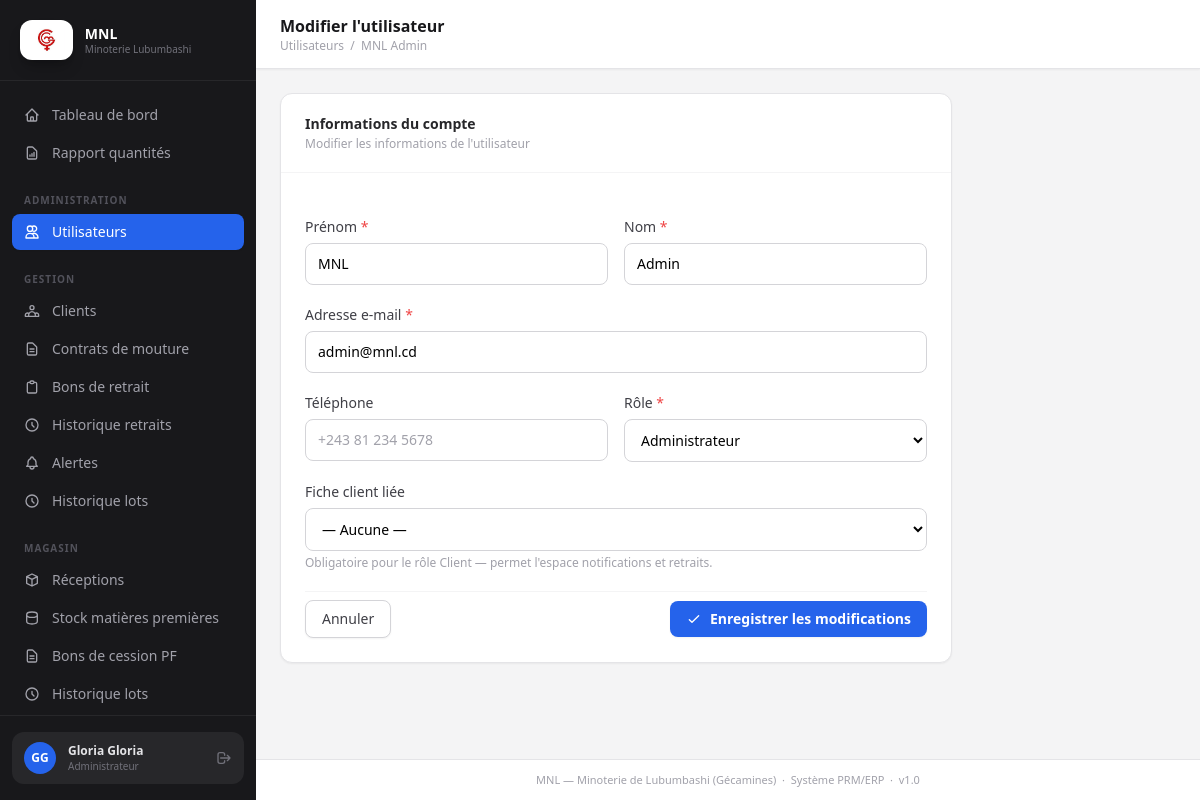
Page /accounts/users/1/edit/ (signed in) on the committed database.
### accounts/models.py (models this page shows, shortened)
class Utilisateur(AbstractUser):
    ROLES = [
        ('ADMIN',       'Administrateur'),
        ('COMPTABLE',   'Comptable'),
        ('MAGASINIER',  'Magasinier'),
        ('LABORANTIN',  'Laborantin'),
        ('MEUNIER',     'Meunier'),
        ('CLIENT',      'Client'),
    ]
    username   = None
    email      = models.EmailField(unique=True)
    nom        = models.CharField(max_length=100)
    prenom     = models.CharField(max_length=100)
    telephone  = models.CharField(max_length=20, blank=True)
    role       = models.CharField(max_length=20, choices=ROLES)
    actif      = models.BooleanField(default=True)
    profil_client = models.OneToOneField(
        'clients.Client', on_delete=models.SET_NULL,
        null=True, blank=True, related_name='compte_utilisateur',
        help_text="Fiche client liée (rôle Client uniquement)",
    )
    USERNAME_FIELD  = 'email'
    REQUIRED_FIELDS = ['nom', 'prenom', 'role']
    objects = UtilisateurManager()
    class Meta:
        verbose_name = 'Utilisateur'
        verbose_name_plural = 'Utilisateurs'
        ordering = ['nom', 'prenom']
    def get_full_name(self):
        return f"{self.prenom} {self.nom}".strip()

### accounts/views.py (the view, shortened to what this page needs)
# urls.py: path('users/<int:pk>/edit/',   views.ModifierUtilisateurView.as_view(), name='user_edit'),
class ModifierUtilisateurView(AdminRequiredMixin, UpdateView):
    model = Utilisateur
    form_class = UtilisateurModifierForm
    template_name = 'accounts/users/form.html'
    success_url = reverse_lazy('accounts:users_list')

### accounts/forms.py
class UtilisateurModifierForm(forms.ModelForm):
    profil_client = forms.ModelChoiceField(
        queryset=Client.objects.order_by('nom', 'prenom'),
        required=False,
        label='Fiche client liée',
    )
    class Meta:
        model = Utilisateur
        fields = ['prenom', 'nom', 'email', 'telephone', 'role', 'profil_client']

### accounts/views.py (called while the page is built)
    def dispatch(self, request, *args, **kwargs):
        if not request.user.is_authenticated or request.user.role != 'ADMIN':
            messages.error(request, "Accès réservé à l'administrateur.")
            return redirect('core:dashboard')
        return super().dispatch(request, *args, **kwargs)

### clients/models.py (called while the page is built)
    def __str__(self):
        return f"{self.nom} {self.prenom}"

### core/context_processors.py (called while the page is built)
def alertes(request):
    if not request.user.is_authenticated:
        return {'alerte_count': 0, 'client_notification_count': 0}
    if request.user.role == 'CLIENT' and request.user.profil_client_id:
        count = NotificationClient.objects.filter(
            client=request.user.profil_client, lu=False,
        ).count()
        return {'alerte_count': count, 'client_notification_count': count}
    count = Alerte.objects.filter(destinataire=request.user, lu=False).count()
    return {'alerte_count': count, 'client_notification_count': 0}

### templates/accounts/users/form.html (shortened to what this page needs)
{% extends 'base.html' %}
{% block page_title %}{% if object %}Modifier l'utilisateur{% else %}Nouvel utilisateur{% endif %}{% endblock %}
{% block breadcrumb %}
<p class="text-xs text-zinc-400">
  <a href="{% url 'accounts:users_list' %}" class="hover:text-zinc-700">Utilisateurs</a>
  &nbsp;/&nbsp; {% if object %}{{ object.get_full_name }}{% else %}Nouveau{% endif %}
</p>
{% endblock %}
{% block content %}
<div class="max-w-2xl">
  <div class="card overflow-hidden">
    <div class="px-6 py-5 border-b border-zinc-100">
      <h2 class="text-sm font-semibold text-zinc-800">Informations du compte</h2>
      <p class="text-xs text-zinc-400 mt-0.5">
        {% if object %}Modifier les informations de l'utilisateur{% else %}Créer un nouveau compte utilisateur{% endif %}
      </p>
    </div>
    <form method="post" class="px-6 py-6 space-y-5">
      <div class="grid grid-cols-2 gap-4">
        <div>
          <label class="form-label" for="{{ form.prenom.id_for_label }}">Prénom <span class="text-red-500">*</span></label>
          <input type="text" name="prenom" id="{{ form.prenom.id_for_label }}"
            value="{{ form.prenom.value|default:'' }}"
            class="form-input {% if form.prenom.errors %}border-red-400 focus:ring-red-400{% endif %}"
            placeholder="Jean" autocomplete="given-name">
        </div>
        <div>
          <label class="form-label" for="{{ form.nom.id_for_label }}">Nom <span class="text-red-500">*</span></label>
          <input type="text" name="nom" id="{{ form.nom.id_for_label }}"
            value="{{ form.nom.value|default:'' }}"
            class="form-input {% if form.nom.errors %}border-red-400 focus:ring-red-400{% endif %}"
            placeholder="Kabila" autocomplete="family-name">
        </div>
      </div>
      <div>
        <label class="form-label" for="{{ form.email.id_for_label }}">Adresse e-mail <span class="text-red-500">*</span></label>
        <input type="email" name="email" id="{{ form.email.id_for_label }}"
          value="{{ form.email.value|default:'' }}"
          class="form-input {% if form.email.errors %}border-red-400 focus:ring-red-400{% endif %}"
          placeholder="jean.kabila@mnl.cd" autocomplete="email">
      </div>
      <div class="grid grid-cols-2 gap-4">
        <div>
          <label class="form-label" for="{{ form.telephone.id_for_label }}">Téléphone</label>
          <input type="tel" name="telephone" id="{{ form.telephone.id_for_label }}"
            value="{{ form.telephone.value|default:'' }}"
            class="form-input"
            placeholder="+243 81 234 5678">
        </div>
        <div>
          <label class="form-label" for="{{ form.role.id_for_label }}">Rôle <span class="text-red-500">*</span></label>
          <select name="role" id="{{ form.role.id_for_label }}"
            class="form-input {% if form.role.errors %}border-red-400{% endif %}">
            {% for val, label in form.fields.role.choices %}
            {% if val %}
            <option value="{{ val }}" {% if form.role.value == val %}selected{% endif %}>{{ label }}</option>
            {% endif %}
            {% endfor %}
          </select>
        </div>
      </div>
      <div>
        <label class="form-label" for="{{ form.profil_client.id_for_label }}">Fiche client liée</label>
        <select name="profil_client" id="{{ form.profil_client.id_for_label }}" class="form-input">
          <option value="">— Aucune —</option>
        </select>
        <p class="text-xs text-zinc-400 mt-1">Obligatoire pour le rôle Client — permet l'espace notifications et retraits.</p>
      </div>
      <div class="flex items-center justify-between pt-2 border-t border-zinc-100">
        <a href="{% url 'accounts:users_list' %}" class="btn-secondary">Annuler</a>
        <button type="submit" class="btn-primary">
          <svg class="w-4 h-4" fill="none" viewBox="0 0 24 24" stroke="currentColor" stroke-width="2">
            <path stroke-linecap="round" stroke-linejoin="round" d="M5 13l4 4L19 7"/>
          </svg>
          {% if object %}Enregistrer les modifications{% else %}Créer l'utilisateur{% endif %}
        </button>
      </div>
    </form>
  </div>
</div>
{% endblock %}

### templates/base.html (shortened to what this page needs)
<!DOCTYPE html>
<html lang="fr" class="h-full">
<head>
  {% load static %}
  <script src="https://cdn.tailwindcss.com"></script>
</head>
<body class="h-full flex bg-zinc-100">
<aside class="w-64 shrink-0 flex flex-col bg-zinc-900 h-screen sticky top-0">
  <div class="flex items-center gap-3 px-5 py-5 border-b border-zinc-800">
    <div class="h-10 px-2 rounded-xl bg-white flex items-center justify-center shrink-0 shadow-lg shadow-black/20">
      <img src="{% static 'images/logo-mnl.png' %}" alt="Logo MNL — Gécamines" class="h-7 w-auto object-contain">
    </div>
    <div>
      <p class="text-sm font-bold text-white leading-tight">MNL</p>
      <p class="text-[10px] text-zinc-500 leading-tight">Minoterie Lubumbashi</p>
    </div>
  </div>
  <nav class="flex-1 px-3 py-4 overflow-y-auto space-y-0.5">
    {% with path=request.path %}
    <a href="{% url 'core:dashboard' %}" class="nav-link {% if '/dashboard/' in path %}active{% endif %}">
      <svg class="w-4 h-4 shrink-0" fill="none" viewBox="0 0 24 24" stroke="currentColor" stroke-width="2">
        <path stroke-linecap="round" stroke-linejoin="round" d="M3 12l2-2m0 0l7-7 7 7M5 10v10a1 1 0 001 1h3m10-11l2 2m-2-2v10a1 1 0 01-1 1h-3m-6 0a1 1 0 001-1v-4a1 1 0 011-1h2a1 1 0 011 1v4a1 1 0 001 1m-6 0h6"/>
      </svg>
      Tableau de bord
    </a>
    {% if user.role in 'ADMIN,COMPTABLE' %}
    <a href="{% url 'core:rapport' %}" class="nav-link {% if '/rapport/' in path %}active{% endif %}">
      <svg class="w-4 h-4 shrink-0" fill="none" viewBox="0 0 24 24" stroke="currentColor" stroke-width="2">
        <path stroke-linecap="round" stroke-linejoin="round" d="M9 17v-2m3 2v-4m3 4v-6m2 10H7a2 2 0 01-2-2V5a2 2 0 012-2h5.586a1 1 0 01.707.293l5.414 5.414a1 1 0 01.293.707V19a2 2 0 01-2 2z"/>
      </svg>
      Rapport quantités
    </a>
    {% endif %}
    {% if user.role == 'ADMIN' %}
    <p class="nav-section">Administration</p>
    <a href="{% url 'accounts:users_list' %}" class="nav-link {% if '/accounts/users' in path %}active{% endif %}">
      <svg class="w-4 h-4 shrink-0" fill="none" viewBox="0 0 24 24" stroke="currentColor" stroke-width="2">
        <path stroke-linecap="round" stroke-linejoin="round" d="M12 4.354a4 4 0 110 5.292M15 21H3v-1a6 6 0 0112 0v1zm0 0h6v-1a6 6 0 00-9-5.197M13 7a4 4 0 11-8 0 4 4 0 018 0z"/>
      </svg>
      Utilisateurs
    </a>
    {% endif %}
    {% if user.role in 'ADMIN,COMPTABLE' %}
    <p class="nav-section">Gestion</p>
    <a href="{% url 'clients:list' %}" class="nav-link {% if '/clients/' in path %}active{% endif %}">
      Clients
    </a>
    <a href="{% url 'contrats:list' %}" class="nav-link {% if '/contrats/' in path %}active{% endif %}">
      <svg class="w-4 h-4 shrink-0" fill="none" viewBox="0 0 24 24" stroke="currentColor" stroke-width="2">
        <path stroke-linecap="round" stroke-linejoin="round" d="M9 12h6m-6 4h6m2 5H7a2 2 0 01-2-2V5a2 2 0 012-2h5.586a1 1 0 01.707.293l5.414 5.414a1 1 0 01.293.707V19a2 2 0 01-2 2z"/>
      </svg>
      Contrats de mouture
    </a>
    <a href="{% url 'facturation:bons_list' %}" class="nav-link {% if '/facturation/bons' in path %}active{% endif %}">
      <svg class="w-4 h-4 shrink-0" fill="none" viewBox="0 0 24 24" stroke="currentColor" stroke-width="2">
        <path stroke-linecap="round" stroke-linejoin="round" d="M9 5H7a2 2 0 00-2 2v12a2 2 0 002 2h10a2 2 0 002-2V7a2 2 0 00-2-2h-2M9 5a2 2 0 002 2h2a2 2 0 002-2M9 5a2 2 0 012-2h2a2 2 0 012 2"/>
      </svg>
      Bons de retrait
    </a>
    <a href="{% url 'facturation:mes_retraits' %}" class="nav-link {% if '/facturation/mes-retraits' in path %}active{% endif %}">
      <svg class="w-4 h-4 shrink-0" fill="none" viewBox="0 0 24 24" stroke="currentColor" stroke-width="2">
        <path stroke-linecap="round" stroke-linejoin="round" d="M12 8v4l3 3m6-3a9 9 0 11-18 0 9 9 0 0118 0z"/>
      </svg>
      Historique retraits
    </a>
    <a href="{% url 'facturation:alertes' %}" class="nav-link {% if '/facturation/alertes' in path %}active{% endif %}">
      Alertes
    </a>
    <a href="{% url 'production:lots_list' %}" class="nav-link {% if '/production/lots' in path %}active{% endif %}">
      <svg class="w-4 h-4 shrink-0" fill="none" viewBox="0 0 24 24" stroke="currentColor" stroke-width="2">
        <path stroke-linecap="round" stroke-linejoin="round" d="M12 8v4l3 3m6-3a9 9 0 11-18 0 9 9 0 0118 0z"/>
      </svg>
      Historique lots
    </a>
    {% endif %}
    {% if user.role in 'ADMIN,MAGASINIER' %}
    <p class="nav-section">Magasin</p>
    <a href="{% url 'magasin:receptions_list' %}" class="nav-link {% if '/magasin/receptions' in path %}active{% endif %}">
      <svg class="w-4 h-4 shrink-0" fill="none" viewBox="0 0 24 24" stroke="currentColor" stroke-width="2">
        <path stroke-linecap="round" stroke-linejoin="round" d="M20 7l-8-4-8 4m16 0l-8 4m8-4v10l-8 4m0-10L4 7m8 4v10M4 7v10l8 4"/>
      </svg>
      Réceptions
    </a>
    <a href="{% url 'magasin:stock' %}" class="nav-link {% if '/magasin/stock' in path %}active{% endif %}">
      <svg class="w-4 h-4 shrink-0" fill="none" viewBox="0 0 24 24" stroke="currentColor" stroke-width="2">
        <path stroke-linecap="round" stroke-linejoin="round" d="M4 7v10c0 2.21 3.582 4 8 4s8-1.79 8-4V7M4 7c0 2.21 3.582 4 8 4s8-1.79 8-4M4 7c0-2.21 3.582-4 8-4s8 1.79 8 4"/>
      </svg>
      Stock matières premières
    </a>
    <a href="{% url 'magasin:bons_cession_list' %}" class="nav-link {% if '/magasin/bons-cession' in path %}active{% endif %}">
      <svg class="w-4 h-4 shrink-0" fill="none" viewBox="0 0 24 24" stroke="currentColor" stroke-width="2">
        <path stroke-linecap="round" stroke-linejoin="round" d="M9 12h6m-6 4h6m2 5H7a2 2 0 01-2-2V5a2 2 0 012-2h5.586a1 1 0 01.707.293l5.414 5.414a1 1 0 01.293.707V19a2 2 0 01-2 2z"/>
      </svg>
      Bons de cession PF
    </a>
    <a href="{% url 'production:lots_list' %}" class="nav-link {% if '/production/lots' in path %}active{% endif %}">
      <svg class="w-4 h-4 shrink-0" fill="none" viewBox="0 0 24 24" stroke="currentColor" stroke-width="2">
        <path stroke-linecap="round" stroke-linejoin="round" d="M12 8v4l3 3m6-3a9 9 0 11-18 0 9 9 0 0118 0z"/>
      </svg>
      Historique lots
    </a>
    <a href="{% url 'facturation:alertes' %}" class="nav-link {% if '/facturation/alertes' in path %}active{% endif %}">
    </a>
    {% endif %}
    {% endwith %}
  </nav>
  <div class="px-3 py-4 border-t border-zinc-800">
    <div class="flex items-center gap-3 px-3 py-2.5 rounded-xl bg-zinc-800">
      <div class="w-8 h-8 rounded-full bg-blue-600 flex items-center justify-center shrink-0">
        <span class="text-xs font-bold text-white">{{ user.prenom.0|upper }}{{ user.nom.0|upper }}</span>
      </div>
      <div class="min-w-0 flex-1">
        <p class="text-xs font-semibold text-zinc-200 truncate">{{ user.prenom }} {{ user.nom }}</p>
        <p class="text-[10px] text-zinc-500 truncate">{{ user.get_role_display }}</p>
      </div>
      <a href="{% url 'accounts:logout' %}" title="Déconnexion" class="text-zinc-500 hover:text-red-400 transition-colors">
        <svg class="w-4 h-4" fill="none" viewBox="0 0 24 24" stroke="currentColor" stroke-width="2">
          <path stroke-linecap="round" stroke-linejoin="round" d="M17 16l4-4m0 0l-4-4m4 4H7m6 4v1a3 3 0 01-3 3H6a3 3 0 01-3-3V7a3 3 0 013-3h4a3 3 0 013 3v1"/>
        </svg>
      </a>
    </div>
  </div>
</aside>
<div class="flex-1 flex flex-col min-h-screen overflow-x-hidden">
  <header class="sticky top-0 z-10 bg-white border-b border-zinc-200 px-6 py-3.5 flex items-center justify-between shadow-sm">
    <div>
      <h1 class="text-base font-semibold text-zinc-900">{% block page_title %}{% endblock %}</h1>
      {% block breadcrumb %}{% endblock %}
    </div>
  </header>
  <main class="flex-1 px-6 py-6">
    {% block content %}{% endblock %}
  </main>
  <footer class="px-6 py-3 border-t border-zinc-200 text-[11px] text-zinc-400 text-center bg-white">
    MNL — Minoterie de Lubumbashi (Gécamines) &nbsp;·&nbsp; Système PRM/ERP &nbsp;·&nbsp; v1.0
  </footer>
</div>
</body>
</html>

### rows in the picture
Utilisateur: prenom.0 "G", nom.0 "G", prenom "Gloria", nom "Gloria", role "Administrateur"
Utilisateur: get_full_name "MNL Admin", prenom "MNL", nom "Admin", email "admin@mnl.cd", role "Administrateur"
